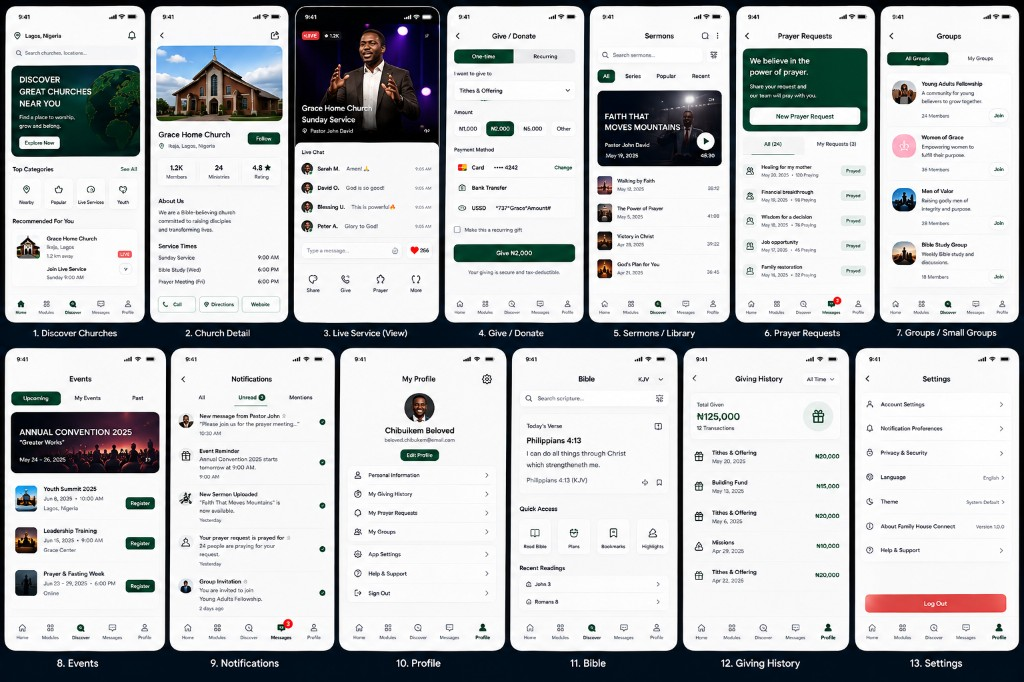
#> input picture artifacts/sheets/sheet_e.jpg, 1024 x 682 px, found by its file name
$ python extract_sheet_e.py
#> lines starting #> are read from the running program, lines starting #| are printed output that depends on the picture
#> in main, im is the input picture: PIL image 1024x682 RGB; mean R, G, B 189.3, 191.3, 193
#| source (1024, 682)
"""Slice SHEET E into 13 screen refs and unique photo crops."""

from __future__ import annotations

import json
from pathlib import Path

from PIL import Image

SRC = Path(r"c:\wamp64\www\church\mobile\artifacts\sheets\sheet_e.jpg")
OUT_REFS = Path(r"c:\wamp64\www\church\mobile\artifacts\design_refs")
OUT_IMAGES = Path(r"c:\wamp64\www\church\mobile\assets\images")
META = Path(r"c:\wamp64\www\church\mobile\artifacts\sheet_e_boxes.json")

NAMES = [
    "e_01",  # Discover Churches (globe hero)
    "e_02",  # Church Detail
    "e_03",  # Live Service
    "e_04",  # Give
    "e_05",  # Sermons library
    "e_06",  # Prayer
    "e_07",  # Groups
    "e_08",  # Events
    "e_09",  # Notifications
    "e_10",  # Profile
    "e_11",  # Bible
    "e_12",  # Giving History
    "e_13",  # Settings
]

LABELS = [
    "discover_churches",
    "church_detail",
    "live_service",
    "give",
    "sermons_library",
    "prayer",
    "groups",
    "events",
    "notifications",
    "profile",
    "bible",
    "giving_history",
    "settings",
]

PROTECTED = {
    "splash_map.png",
    "fhc_logo.png",
    "multiply_home.png",
    "discover_globe.png",
    "nigeria_flag.png",
}


def is_bg(pixel: tuple[int, int, int], bg: tuple[int, int, int], tol: int = 18) -> bool:
    return all(abs(pixel[i] - bg[i]) <= tol for i in range(3))


def _overlap(a: tuple[int, int, int, int], b: tuple[int, int, int, int]) -> float:
    ax1, ay1, ax2, ay2 = a
    bx1, by1, bx2, by2 = b
    ix1, iy1 = max(ax1, bx1), max(ay1, by1)
    ix2, iy2 = min(ax2, bx2), min(ay2, by2)
    iw, ih = max(0, ix2 - ix1), max(0, iy2 - iy1)
    inter = iw * ih
    area = max((ax2 - ax1) * (ay2 - ay1), 1)
    return inter / area


def _luma(pixel: tuple[int, int, int]) -> float:
    return (pixel[0] * 299 + pixel[1] * 587 + pixel[2] * 114) / 1000.0


def _runs(occ: list[int], thr: float, min_len: int) -> list[tuple[int, int]]:
    runs: list[tuple[int, int]] = []
    start: int | None = None
    for i, v in enumerate(occ):
        if v >= thr:
            if start is None:
                start = i
        elif start is not None:
            if i - start >= min_len:
                runs.append((start, i))
            start = None
    if start is not None and len(occ) - start >= min_len:
        runs.append((start, len(occ)))
    return runs


def _fit_runs(runs: list[tuple[int, int]], expect: int) -> list[tuple[int, int]]:
    runs = list(runs)
    while len(runs) > expect:
        # Merge the closest pair.
        gaps = [(runs[i + 1][0] - runs[i][1], i) for i in range(len(runs) - 1)]
        _, i = min(gaps)
        runs[i] = (runs[i][0], runs[i + 1][1])
        del runs[i + 1]
    while len(runs) < expect and runs:
        widths = [(r[1] - r[0], i) for i, r in enumerate(runs)]
        _, i = max(widths)
        a, b = runs[i]
        mid = (a + b) // 2
        runs[i : i + 1] = [(a, mid), (mid, b)]
    return runs[:expect]


def find_boxes(im: Image.Image) -> list[tuple[int, int, int, int]]:
    """Detect 7+6 phones. Brightness mask isolates light UI from navy canvas."""
    w, h = im.size
#> w = 1024; h = 682
    rgb = im.convert("RGB")
    bg = rgb.getpixel((2, 2))
#> bg = (1, 2, 4)
    bg_l = _luma(bg)
#> bg_l = 1.93
    scale = 2
    small = rgb.resize((w // scale, h // scale), Image.Resampling.BOX)
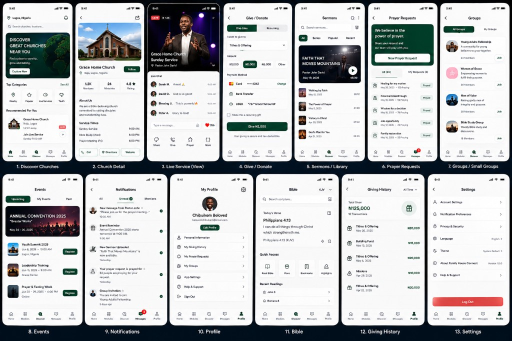
#> small: PIL image 512x341 RGB; mean R, G, B 189.6, 191.6, 193.3
    sw, sh = small.size
#> sw = 512; sh = 341
    pixels = small.load()
    mask = [[0] * sw for _ in range(sh)]
    for y in range(sh):
        for x in range(sw):
            p = pixels[x, y]
            # Light UI, photos, and green heroes — not the navy gutters/canvas.
            if _luma(p) > bg_l + 22 or (not is_bg(p, bg, tol=14) and _luma(p) > 28):
                mask[y][x] = 1
#> after the loop, mask = 341 items

    row_occ = [sum(mask[y]) for y in range(sh)]
#> row_occ = 341 values, max 500 at index 201, min 0 at index 0, mean 436.6
    row_thr = max(max(row_occ) * 0.16 if row_occ else 0, sw * 0.08)
#> row_thr = 80
    bands = _fit_runs(_runs(row_occ, row_thr, min_len=max(20, sh // 8)), 2)
#> the loop in _runs, `for i, v in enumerate(occ):` made 341 passes
#> v on passes 1 to 12: 0, 0, 39, 456, 409, 415, 419, 436, 429, 440, 424, 424
#> after the loop in _runs, `for i, v in enumerate(occ):`: runs = [(3, 162), (174, 326)]
#> bands = [(3, 162), (174, 326)]
    if len(bands) < 2:
        print("no row bands; falling back to 7+6 grid")
        return _grid_7_6(w, h)[:13]

    boxes: list[tuple[int, int, int, int]] = []
    expects = (7, 6)
    for band, expect in zip(bands, expects):
        y1, y2 = band
        col_occ = [sum(mask[y][x] for y in range(y1, y2)) for x in range(sw)]
        col_thr = max(max(col_occ) * 0.18 if col_occ else 0, (y2 - y1) * 0.12)
        cols = _fit_runs(_runs(col_occ, col_thr, min_len=max(10, sw // 20)), expect)
        for x1, x2 in cols:
            # Expand slightly so dark bezels stay inside the crop.
            pad_x = max(1, int((x2 - x1) * 0.04))
            pad_y = max(2, int((y2 - y1) * 0.04))
            bx1 = max(0, x1 - pad_x) * scale
            by1 = max(0, y1 - pad_y) * scale
            bx2 = min(sw, x2 + pad_x) * scale
            by2 = min(sh, y2 + pad_y) * scale
            boxes.append((bx1, by1, bx2, by2))
#> this loop made 2 passes
#> (expect, y1, y2, col_thr) on passes 1 to 2: (7, 3, 162, 28.62), (6, 174, 326, 27.36)
#> after the loop, boxes = 13 items, first 6: (0, 0, 150, 336), (146, 0, 294, 336), (290, 0, 444, 336), (440, 0, 588, 336), (584, 0, 734, 336), (730, 0, 880, 336)

    if len(boxes) < 13:
        print(f"occupancy found {len(boxes)}; falling back to 7+6 grid")
        boxes = _grid_7_6(w, h)

    boxes.sort(key=lambda b: (b[1] // 40, b[0]))
    cleaned: list[tuple[int, int, int, int]] = []
    for box in boxes:
        if any(_overlap(box, existing) > 0.5 for existing in cleaned):
            continue
        bw = box[2] - box[0]
        bh = box[3] - box[1]
        aspect = bh / max(bw, 1)
        if aspect < 1.4 or aspect > 2.8:
            continue
        cleaned.append(box)
#> this loop made 13 passes
#> box on passes 11 to 13: (504, 336, 684, 664), (676, 336, 856, 664), (848, 336, 1024, 664)
    return cleaned[:13]


def _grid_7_6(w: int, h: int) -> list[tuple[int, int, int, int]]:
    mx, my = 6, 6
    gap = 6
    top_h = int(h * 0.455)
    bot_y = int(h * 0.505)
    bot_h = int(h * 0.445)
    boxes: list[tuple[int, int, int, int]] = []
    tw = (w - 2 * mx - 6 * gap) // 7
    for i in range(7):
        x1 = mx + i * (tw + gap)
        boxes.append((x1, my, min(w - 2, x1 + tw), my + top_h))
    bw = (w - 2 * mx - 5 * gap) // 6
    extra = (w - 2 * mx - 6 * bw - 5 * gap) // 2
    for i in range(6):
        x1 = mx + extra + i * (bw + gap)
        boxes.append((x1, bot_y, min(w - 2, x1 + bw), min(h - 8, bot_y + bot_h)))
    return boxes


def inset(box: tuple[int, int, int, int], pct: float = 0.035) -> tuple[int, int, int, int]:
    x1, y1, x2, y2 = box
    dx = int((x2 - x1) * pct)
    dy = int((y2 - y1) * pct)
    return x1 + dx, y1 + dy, x2 - dx, y2 - dy


def crop_rel(screen: Image.Image, l: float, t: float, r: float, b: float) -> Image.Image:
    w, h = screen.size
    return screen.crop((int(w * l), int(h * t), int(w * r), int(h * b)))


def save_png(path: Path, im: Image.Image) -> None:
    path.parent.mkdir(parents=True, exist_ok=True)
    im.convert("RGB").save(path, format="PNG", optimize=True)
    print(f"saved {path.name} {im.size}")


def should_write(path: Path, new_im: Image.Image) -> str:
    if path.name in PROTECTED and path.exists():
        return "skip-protected"
    if path.name == "profile_chibuikem.png" and path.exists():
        try:
            old = Image.open(path)
            ow, oh = old.size
            aspect = ow / max(oh, 1)
            # Keep an existing tight square-ish headshot.
            if 0.8 <= aspect <= 1.25 and min(ow, oh) >= 28:
                return "skip-existing-good"
        except OSError:
            pass
    return "write"


def main() -> None:
    OUT_REFS.mkdir(parents=True, exist_ok=True)
    OUT_IMAGES.mkdir(parents=True, exist_ok=True)
    im = Image.open(SRC).convert("RGB")
    print(f"source {im.size}")
    boxes = find_boxes(im)
    print(f"found {len(boxes)} screens")
#| found 13 screens
    for i, box in enumerate(boxes):
        print(f"  box {i+1:02d} {box} {box[2]-box[0]}x{box[3]-box[1]}")
#> this loop made 13 passes
#> box on passes 1 to 12: (0, 0, 150, 336), (146, 0, 294, 336), (290, 0, 444, 336), (440, 0, 588, 336), (584, 0, 734, 336), (730, 0, 880, 336), (874, 0, 1024, 336), (0, 336, 172, 664), (162, 336, 342, 664), (332, 336, 514, 664), (504, 336, 684, 664), (676, 336, 856, 664)
#|   box 01 (0, 0, 150, 336) 150x336
#|   box 02 (146, 0, 294, 336) 148x336
#|   box 03 (290, 0, 444, 336) 154x336
#|   box 04 (440, 0, 588, 336) 148x336
#|   box 05 (584, 0, 734, 336) 150x336
#|   box 06 (730, 0, 880, 336) 150x336
#|   box 07 (874, 0, 1024, 336) 150x336
#|   box 08 (0, 336, 172, 664) 172x328
#> (further printed lines are left out)

    if len(boxes) < 13:
        raise SystemExit(f"expected 13 screens, got {len(boxes)}")

    screens: list[Image.Image] = []
    screen_meta = []
    for i, box in enumerate(boxes):
        name = NAMES[i]
        inner = inset(box)
        frame = im.crop(box)
        content = im.crop(inner)
        save_png(OUT_REFS / f"{name}_frame.png", frame)
        save_png(OUT_REFS / f"{name}.png", content)
        screens.append(content)
        screen_meta.append(
            {
                "name": name,
                "label": LABELS[i],
                "box": list(box),
                "inner": list(inner),
            }
        )
#> this loop made 13 passes
#> (printed output is left out)
#> pass 1, in main, `frame = im.crop(box)`:
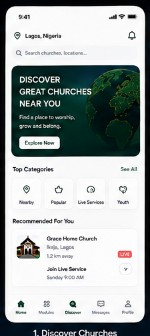
#> frame: PIL image 150x336 RGB; mean R, G, B 161.8, 168.8, 168
#> pass 1, in main, `content = im.crop(inner)`:
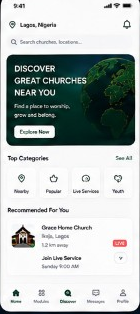
#> content: PIL image 140x314 RGB; mean R, G, B 180.3, 187.8, 186.2
#> pass 2, in main, `frame = im.crop(box)`:
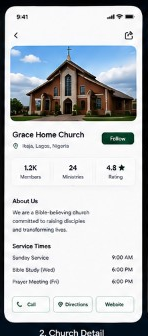
#> frame: PIL image 148x336 RGB; mean R, G, B 184.8, 188.7, 191.9
#> pass 2, in main, `content = im.crop(inner)`:
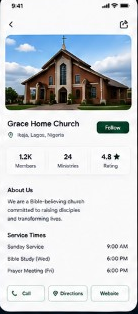
#> content: PIL image 138x314 RGB; mean R, G, B 206.3, 210.2, 213.2

    # Unique crops relative to inner screens (tuned after visual inspection).
    crop_plan = {
        "discover_hero_globe.png": (0, (0.62, 0.162, 0.98, 0.358)),
        "church_grace_hero.png": (1, (0.03, 0.085, 0.97, 0.305)),
        "live_pastor.png": (2, (0.0, 0.04, 1.0, 0.40)),
        "sermon_faith_mountains.png": (4, (0.03, 0.228, 0.97, 0.475)),
        "bible_votd.png": (10, (0.03, 0.175, 0.97, 0.42)),
        "giving_summary.png": (11, (0.03, 0.115, 0.97, 0.285)),
        "profile_chibuikem.png": (9, (0.385, 0.148, 0.615, 0.265)),
    }

    asset_meta = {}
    for name, (src_i, rect) in crop_plan.items():
        crop = crop_rel(screens[src_i], *rect)
        dest = OUT_IMAGES / name
        action = should_write(dest, crop)
        if action == "write":
            save_png(dest, crop)
#| saved discover_hero_globe.png (51, 62)
#| saved discover_hero_globe.png (51, 62)
            save_png(OUT_REFS / name, crop)
        else:
            print(f"asset {name} {crop.size} {action}")
        sx1, sy1, sx2, sy2 = inset(boxes[src_i])
        l, t, r, b = rect
        abs_box = (
            int(sx1 + (sx2 - sx1) * l),
            int(sy1 + (sy2 - sy1) * t),
            int(sx1 + (sx2 - sx1) * r),
            int(sy1 + (sy2 - sy1) * b),
        )
        asset_meta[name] = {
            "screen": NAMES[src_i],
            "rel": list(rect),
            "box": list(abs_box),
            "size": list(crop.size),
            "path": str(dest),
            "action": action,
        }

    # Circular group avatars from the Groups list (4 visible rows).
    group_rect = (0.035, 0.175, 0.28, 0.82)
    group_strip = crop_rel(screens[6], *group_rect)
#> in crop_rel (call 8), `return screen.crop((int(w * l), int(h * t), int(w * r), int(h * b)))`:
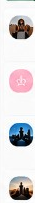
#> returned value: PIL image 35x203 RGB; mean R, G, B 217.1, 213.3, 215.6
    save_png(OUT_IMAGES / "group_avatars.png", group_strip)
#| saved group_avatars.png (35, 203)
#| saved group_avatars.png (35, 203)
    save_png(OUT_REFS / "group_avatars.png", group_strip)
    sx1, sy1, sx2, sy2 = inset(boxes[6])
    l, t, r, b = group_rect
    abs_strip = (
        int(sx1 + (sx2 - sx1) * l),
        int(sy1 + (sy2 - sy1) * t),
        int(sx1 + (sx2 - sx1) * r),
        int(sy1 + (sy2 - sy1) * b),
    )
    asset_meta["group_avatars.png"] = {
        "screen": "e_07",
        "rel": list(group_rect),
        "box": list(abs_strip),
        "size": list(group_strip.size),
        "path": str(OUT_IMAGES / "group_avatars.png"),
        "action": "write",
    }

    avatar_names = [
        "group_avatar_young_adults.png",
        "group_avatar_women_of_grace.png",
        "group_avatar_men_of_valor.png",
        "group_avatar_bible_study.png",
    ]
    gw, gh = group_strip.size
    row_h = gh / len(avatar_names)
    side = min(gw, int(row_h * 0.92))
    for i, aname in enumerate(avatar_names):
        y0 = int(i * row_h + (row_h - side) / 2)
        x0 = max(0, (gw - side) // 2)
        piece = group_strip.crop((x0, y0, x0 + side, y0 + side))
        dest = OUT_IMAGES / aname
        save_png(dest, piece)
        save_png(OUT_REFS / aname, piece)
        asset_meta[aname] = {
            "screen": "e_07",
            "size": list(piece.size),
            "path": str(dest),
            "action": "write",
        }
#> this loop made 4 passes
#> pass 3, in main, `piece = group_strip.crop((x0, y0, x0 + side, y0 + side))`:
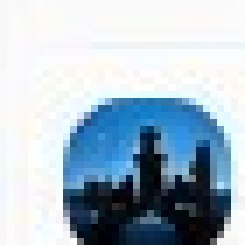
#> piece: PIL image 35x35 RGB (shown 7 times larger); mean R, G, B 170.4, 187.6, 200.6

    META.write_text(
        json.dumps(
            {
                "source": str(SRC),
                "size": list(im.size),
                "notes": (
                    "SHEET E contact sheet: 13 phones (7 top, 6 bottom). "
                    "Inner refs exclude 3.5% bezel. Unique crops: discover_hero_globe, "
                    "church_grace_hero, live_pastor, sermon_faith_mountains, group_avatars, "
                    "bible_votd, giving_summary; profile_chibuikem only if not already good. "
                    "Does not overwrite splash_map, fhc_logo, multiply_home, discover_globe, nigeria_flag."
                ),
                "screens": screen_meta,
                "assets": asset_meta,
            },
            indent=2,
        ),
        encoding="utf-8",
    )
    print(f"wrote {META}")


if __name__ == "__main__":
    main()
